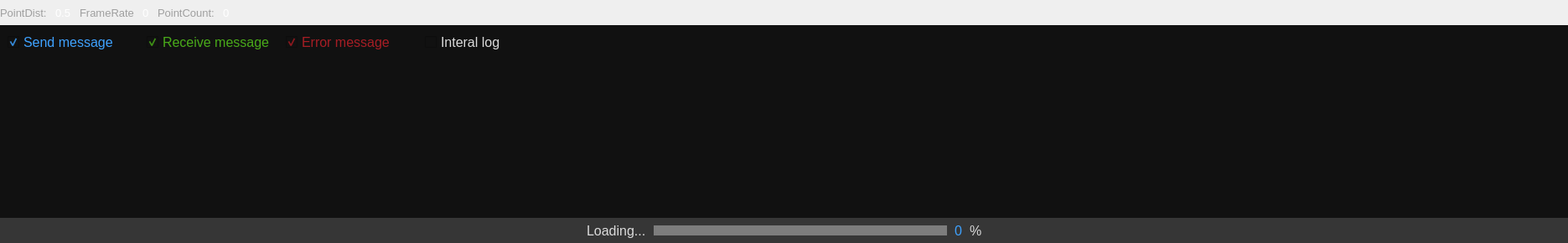
        <widget class="QWidget" name="debugwindow" native="true">
         <property name="minimumSize">
          <size>
           <width>1500</width>
           <height>290</height>
          </size>
         </property>
         <property name="maximumSize">
          <size>
           <width>19999</width>
           <height>290</height>
          </size>
         </property>
         <property name="layoutDirection">
          <enum>Qt::LeftToRight</enum>
         </property>
         <property name="styleSheet">
          <string notr="true"/>
         </property>
         <layout class="QVBoxLayout" name="verticalLayout_8">
          <property name="spacing">
           <number>0</number>
          </property>
          <property name="leftMargin">
           <number>0</number>
          </property>
          <property name="topMargin">
           <number>0</number>
          </property>
          <property name="rightMargin">
           <number>0</number>
          </property>
          <property name="bottomMargin">
           <number>0</number>
          </property>
          <item>
           <widget class="QWidget" name="widget_4" native="true">
            <property name="minimumSize">
             <size>
              <width>0</width>
              <height>30</height>
             </size>
            </property>
            <property name="maximumSize">
             <size>
              <width>16777215</width>
              <height>30</height>
             </size>
            </property>
            <property name="styleSheet">
             <string notr="true"/>
            </property>
            <layout class="QHBoxLayout" name="horizontalLayout_25">
             <property name="spacing">
              <number>10</number>
             </property>
             <property name="leftMargin">
              <number>0</number>
             </property>
             <property name="topMargin">
              <number>0</number>
             </property>
             <property name="rightMargin">
              <number>0</number>
             </property>
             <property name="bottomMargin">
              <number>0</number>
             </property>
             <item>
              <layout class="QHBoxLayout" name="horizontalLayout_22">
               <item>
                <widget class="QLabel" name="label_6">
                 <property name="minimumSize">
                  <size>
                   <width>0</width>
                   <height>20</height>
                  </size>
                 </property>
                 <property name="maximumSize">
                  <size>
                   <width>16777215</width>
                   <height>20</height>
                  </size>
                 </property>
                 <property name="font">
                  <font>
                   <pointsize>10</pointsize>
                  </font>
                 </property>
                 <property name="styleSheet">
                  <string notr="true">color: rgb(159, 159, 159);</string>
                 </property>
                 <property name="text">
                  <string>PointDist:</string>
                 </property>
                </widget>
               </item>
               <item>
                <widget class="QLabel" name="label_pointDist">
                 <property name="minimumSize">
                  <size>
                   <width>0</width>
                   <height>20</height>
                  </size>
                 </property>
                 <property name="maximumSize">
                  <size>
                   <width>16777215</width>
                   <height>20</height>
                  </size>
                 </property>
                 <property name="font">
                  <font>
                   <pointsize>10</pointsize>
                  </font>
                 </property>
                 <property name="styleSheet">
                  <string notr="true">color: rgb(255, 255, 255);</string>
                 </property>
                 <property name="text">
                  <string>0.5</string>
                 </property>
                </widget>
               </item>
              </layout>
             </item>
             <item>
              <layout class="QHBoxLayout" name="horizontalLayout_23">
               <item>
                <widget class="QLabel" name="label_9">
                 <property name="font">
                  <font>
                   <pointsize>10</pointsize>
                  </font>
                 </property>
                 <property name="styleSheet">
                  <string notr="true">color: rgb(159, 159, 159);</string>
                 </property>
                 <property name="text">
                  <string>FrameRate</string>
                 </property>
                </widget>
               </item>
               <item>
                <widget class="QLabel" name="label_frameRate">
                 <property name="font">
                  <font>
                   <pointsize>10</pointsize>
                  </font>
                 </property>
                 <property name="styleSheet">
                  <string notr="true">color: rgb(255, 255, 255);</string>
                 </property>
                 <property name="text">
                  <string>0</string>
                 </property>
                </widget>
               </item>
              </layout>
             </item>
             <item>
              <layout class="QHBoxLayout" name="horizontalLayout_24">
               <item>
                <widget class="QLabel" name="label_11">
                 <property name="font">
                  <font>
                   <pointsize>10</pointsize>
                  </font>
                 </property>
                 <property name="styleSheet">
                  <string notr="true">color: rgb(159, 159, 159);</string>
                 </property>
                 <property name="text">
                  <string>PointCount:</string>
                 </property>
                </widget>
               </item>
               <item>
                <widget class="QLabel" name="label_pointCount">
                 <property name="font">
                  <font>
                   <pointsize>10</pointsize>
                  </font>
                 </property>
                 <property name="styleSheet">
                  <string notr="true">color: rgb(255, 255, 255);</string>
                 </property>
                 <property name="text">
                  <string>0</string>
                 </property>
                </widget>
               </item>
              </layout>
             </item>
             <item>
              <spacer name="horizontalSpacer_33">
               <property name="orientation">
                <enum>Qt::Horizontal</enum>
               </property>
               <property name="sizeHint" stdset="0">
                <size>
                 <width>1313</width>
                 <height>17</height>
                </size>
               </property>
              </spacer>
             </item>
            </layout>
           </widget>
          </item>
          <item>
           <widget class="QWidget" name="widget_5" native="true">
            <property name="minimumSize">
             <size>
              <width>0</width>
              <height>40</height>
             </size>
            </property>
            <property name="maximumSize">
             <size>
              <width>16777215</width>
              <height>800</height>
             </size>
            </property>
            <property name="styleSheet">
             <string notr="true">background-color: rgb(54, 54, 54);</string>
            </property>
            <layout class="QVBoxLayout" name="verticalLayout_9">
             <property name="spacing">
              <number>0</number>
             </property>
             <property name="leftMargin">
              <number>0</number>
             </property>
             <property name="topMargin">
              <number>0</number>
             </property>
             <property name="rightMargin">
              <number>0</number>
             </property>
             <property name="bottomMargin">
              <number>0</number>
             </property>
             <item>
              <widget class="QWidget" name="widget_8" native="true">
               <property name="minimumSize">
                <size>
                 <width>0</width>
                 <height>40</height>
                </size>
               </property>
               <property name="maximumSize">
                <size>
                 <width>16777215</width>
                 <height>40</height>
                </size>
               </property>
               <property name="styleSheet">
                <string notr="true">background-color: rgb(17, 17, 17);</string>
               </property>
               <layout class="QHBoxLayout" name="horizontalLayout_21">
                <item>
                 <widget class="QCheckBox" name="cb_sendmsg">
                  <property name="minimumSize">
                   <size>
                    <width>160</width>
                    <height>0</height>
                   </size>
                  </property>
                  <property name="maximumSize">
                   <size>
                    <width>160</width>
                    <height>16777215</height>
                   </size>
                  </property>
                  <property name="font">
                   <font>
                    <pointsize>12</pointsize>
                   </font>
                  </property>
                  <property name="styleSheet">
                   <string notr="true">
  QCheckBox {
      
	color: rgb(62, 162, 255);
  }

QCheckBox::indicator:unchecked {
 
	
	image: url(:/images/check_normal.png);
}
QCheckBox::indicator:checked {
  
	image: url(:/images/check_checked.png);
}</string>
                  </property>
                  <property name="text">
                   <string>Send message</string>
                  </property>
                  <property name="checked">
                   <bool>true</bool>
                  </property>
                 </widget>
                </item>
                <item>
                 <widget class="QCheckBox" name="cb_receivemsg">
                  <property name="minimumSize">
                   <size>
                    <width>160</width>
                    <height>0</height>
                   </size>
                  </property>
                  <property name="maximumSize">
                   <size>
                    <width>160</width>
                    <height>16777215</height>
                   </size>
                  </property>
                  <property name="font">
                   <font>
                    <pointsize>12</pointsize>
                   </font>
                  </property>
                  <property name="styleSheet">
                   <string notr="true">

  QCheckBox {
      
	color: rgb(73, 170, 25);
  }

QCheckBox::indicator:unchecked {
 
	
	image: url(:/images/check_normal.png);
}
QCheckBox::indicator:checked {
  
	image: url(:/images/check_checked.png);
}</string>
                  </property>
                  <property name="text">
                   <string>Receive message</string>
                  </property>
                  <property name="checked">
                   <bool>true</bool>
                  </property>
                 </widget>
                </item>
                <item>
                 <widget class="QCheckBox" name="cb_errormsg">
                  <property name="minimumSize">
                   <size>
                    <width>160</width>
                    <height>0</height>
                   </size>
                  </property>
                  <property name="maximumSize">
                   <size>
                    <width>160</width>
                    <height>16777215</height>
                   </size>
                  </property>
                  <property name="font">
                   <font>
                    <pointsize>12</pointsize>
                   </font>
                  </property>
                  <property name="styleSheet">
                   <string notr="true">
  QCheckBox {      
	color: rgb(166, 29, 36);
  }

QCheckBox::indicator:unchecked {
 
	
	image: url(:/images/check_normal.png);
}
QCheckBox::indicator:checked {
  
	image: url(:/images/check_checked.png);
}</string>
                  </property>
                  <property name="text">
                   <string>Error message</string>
                  </property>
                  <property name="checked">
                   <bool>true</bool>
                  </property>
                 </widget>
                </item>
                <item>
                 <widget class="QCheckBox" name="cb_interallog">
                  <property name="minimumSize">
                   <size>
                    <width>160</width>
                    <height>0</height>
                   </size>
                  </property>
                  <property name="maximumSize">
                   <size>
                    <width>160</width>
                    <height>16777215</height>
                   </size>
                  </property>
                  <property name="font">
                   <font>
                    <pointsize>12</pointsize>
                   </font>
                  </property>
                  <property name="styleSheet">
                   <string notr="true">

  QCheckBox {      
	color: rgb(219, 219, 219);
  }

QCheckBox::indicator:unchecked {
 
	
	image: url(:/images/check_normal.png);
}
QCheckBox::indicator:checked {
  
	image: url(:/images/check_checked.png);
}</string>
                  </property>
                  <property name="text">
                   <string>Interal log</string>
                  </property>
                 </widget>
                </item>
                <item>
                 <spacer name="horizontalSpacer_32">
                  <property name="orientation">
                   <enum>Qt::Horizontal</enum>
                  </property>
                  <property name="sizeHint" stdset="0">
                   <size>
                    <width>1195</width>
                    <height>19</height>
                   </size>
                  </property>
                 </spacer>
                </item>
               </layout>
              </widget>
             </item>
             <item>
              <widget class="QWidget" name="widget_9" native="true">
               <property name="minimumSize">
                <size>
                 <width>0</width>
                 <height>220</height>
                </size>
               </property>
               <property name="maximumSize">
                <size>
                 <width>16777215</width>
                 <height>220</height>
                </size>
               </property>
               <property name="styleSheet">
                <string notr="true"/>
               </property>
               <layout class="QVBoxLayout" name="verticalLayout_10">
                <property name="spacing">
                 <number>0</number>
                </property>
                <property name="leftMargin">
                 <number>0</number>
                </property>
                <property name="topMargin">
                 <number>0</number>
                </property>
                <property name="rightMargin">
                 <number>0</number>
                </property>
                <property name="bottomMargin">
                 <number>0</number>
                </property>
                <item>
                 <widget class="QTextBrowser" name="textBrowser">
                  <property name="sizePolicy">
                   <sizepolicy hsizetype="Preferred" vsizetype="Preferred">
                    <horstretch>0</horstretch>
                    <verstretch>0</verstretch>
                   </sizepolicy>
                  </property>
                  <property name="styleSheet">
                   <string notr="true">background-color: rgb(17, 17, 17);
border-color: rgb(17, 17, 17);</string>
                  </property>
                  <property name="frameShape">
                   <enum>QFrame::NoFrame</enum>
                  </property>
                  <property name="frameShadow">
                   <enum>QFrame::Plain</enum>
                  </property>
                  <property name="lineWidth">
                   <number>0</number>
                  </property>
                 </widget>
                </item>
                <item>
                 <widget class="QWidget" name="widget_10" native="true">
                  <property name="minimumSize">
                   <size>
                    <width>0</width>
                    <height>30</height>
                   </size>
                  </property>
                  <property name="maximumSize">
                   <size>
                    <width>16777215</width>
                    <height>30</height>
                   </size>
                  </property>
                  <layout class="QHBoxLayout" name="horizontalLayout_35">
                   <property name="spacing">
                    <number>9</number>
                   </property>
                   <property name="leftMargin">
                    <number>0</number>
                   </property>
                   <property name="topMargin">
                    <number>0</number>
                   </property>
                   <property name="rightMargin">
                    <number>0</number>
                   </property>
                   <property name="bottomMargin">
                    <number>0</number>
                   </property>
                   <item>
                    <spacer name="horizontalSpacer_35">
                     <property name="orientation">
                      <enum>Qt::Horizontal</enum>
                     </property>
                     <property name="sizeHint" stdset="0">
                      <size>
                       <width>683</width>
                       <height>20</height>
                      </size>
                     </property>
                    </spacer>
                   </item>
                   <item>
                    <widget class="QLabel" name="label_29">
                     <property name="font">
                      <font>
                       <pointsize>12</pointsize>
                      </font>
                     </property>
                     <property name="styleSheet">
                      <string notr="true">color: rgb(219, 219, 219);</string>
                     </property>
                     <property name="text">
                      <string>Loading...</string>
                     </property>
                    </widget>
                   </item>
                   <item>
                    <widget class="QProgressBar" name="progressBar">
                     <property name="minimumSize">
                      <size>
                       <width>0</width>
                       <height>12</height>
                      </size>
                     </property>
                     <property name="maximumSize">
                      <size>
                       <width>350</width>
                       <height>12</height>
                      </size>
                     </property>
                     <property name="styleSheet">
                      <string notr="true"> QProgressBar::chunk {      
	
	background-color: rgb(46, 145, 237);
   
     
  }

QProgressBar{  
	  border: 0px solid #7D7D7D;
	background-color: rgb(125, 125, 125);
}

</string>
                     </property>
                     <property name="value">
                      <number>0</number>
                     </property>
                     <property name="textVisible">
                      <bool>false</bool>
                     </property>
                     <property name="textDirection">
                      <enum>QProgressBar::TopToBottom</enum>
                     </property>
                    </widget>
                   </item>
                   <item>
                    <widget class="QLabel" name="label_progressValue">
                     <property name="sizePolicy">
                      <sizepolicy hsizetype="Minimum" vsizetype="Preferred">
                       <horstretch>0</horstretch>
                       <verstretch>0</verstretch>
                      </sizepolicy>
                     </property>
                     <property name="minimumSize">
                      <size>
                       <width>0</width>
                       <height>0</height>
                      </size>
                     </property>
                     <property name="maximumSize">
                      <size>
                       <width>40</width>
                       <height>16777215</height>
                      </size>
                     </property>
                     <property name="font">
                      <font>
                       <pointsize>12</pointsize>
                      </font>
                     </property>
                     <property name="styleSheet">
                      <string notr="true">color: rgb(62, 162, 255);</string>
                     </property>
                     <property name="text">
                      <string>0</string>
                     </property>
                    </widget>
                   </item>
                   <item>
                    <widget class="QLabel" name="label_31">
                     <property name="font">
                      <font>
                       <pointsize>12</pointsize>
                      </font>
                     </property>
                     <property name="styleSheet">
                      <string notr="true">color: rgb(219, 219, 219);</string>
                     </property>
                     <property name="text">
                      <string>%</string>
                     </property>
                    </widget>
                   </item>
                   <item>
                    <spacer name="horizontalSpacer_36">
                     <property name="orientation">
                      <enum>Qt::Horizontal</enum>
                     </property>
                     <property name="sizeHint" stdset="0">
                      <size>
                       <width>682</width>
                       <height>20</height>
                      </size>
                     </property>
                    </spacer>
                   </item>
                  </layout>
                 </widget>
                </item>
               </layout>
              </widget>
             </item>
            </layout>
           </widget>
          </item>
         </layout>
        </widget>
